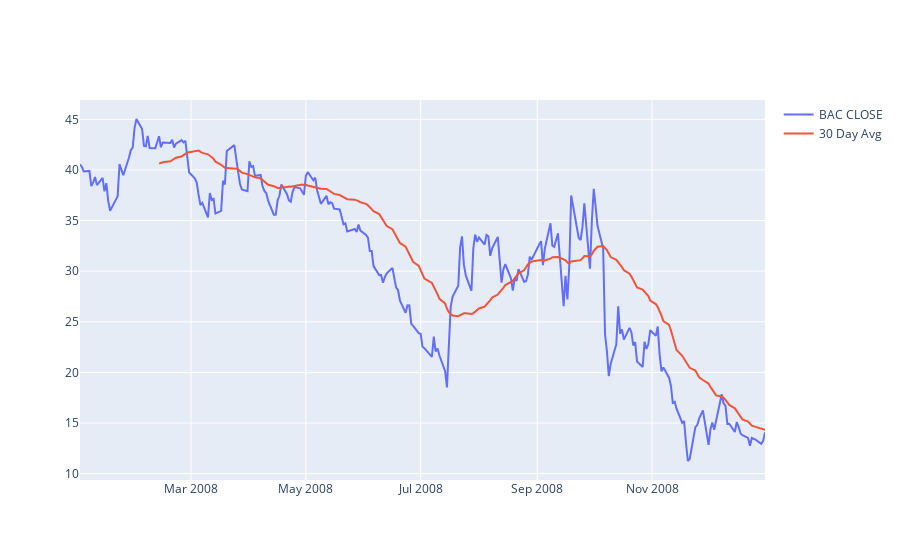

Here is the notebook cell this chart was saved with:
### Code cell
fig = go.Figure()
fig.add_trace(go.Scatter(x=bc_2018.reset_index()['Date'], y=bc_2018.reset_index()['BAC'], name='BAC CLOSE'))
fig.add_trace(go.Scatter(x=bc_2018.reset_index()['Date'], y=bc_2018.reset_index()['BAC'].rolling(window=30).mean(), name='30 Day Avg'))
fig.show()

### Figure 1 — Plotly figure (JSON) as saved in the notebook; plotly's stock layout.template omitted (floating-point values rounded to 4 significant figures; data arrays with more than 128 entries replaced by an {"elided": "..."} marker saying what was removed)
{"data": [{"name": "BAC CLOSE", "type": "scatter", "x": {"elided": "253 str values"}, "y": {"elided": "253 float values"}}, {"name": "30 Day Avg", "type": "scatter", "x": {"elided": "253 str values"}, "y": {"elided": "253 float values"}}], "layout": {}}
